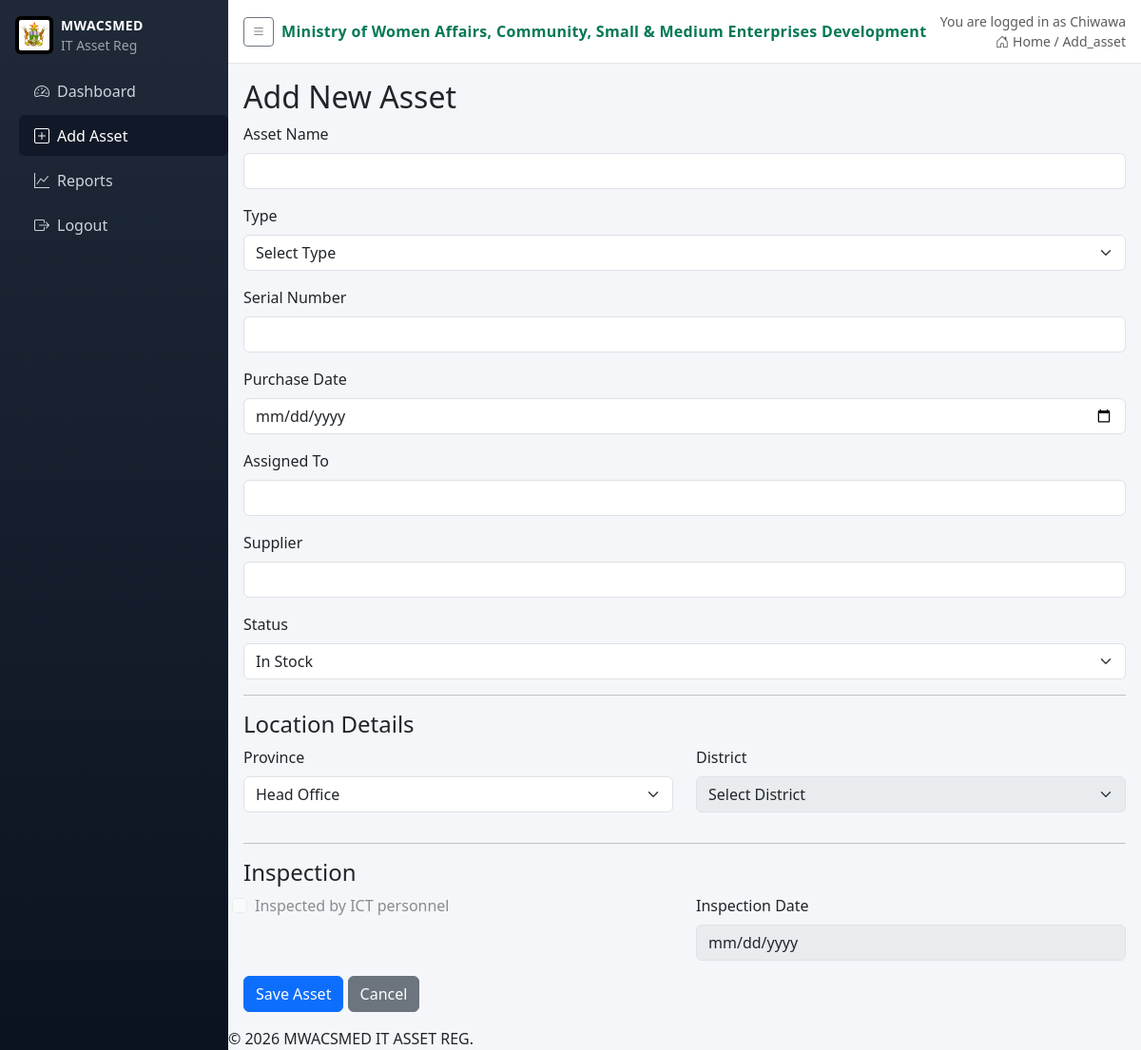
Page /add (signed in) on the committed database.
### app.py (models this page shows)
class User(db.Model):
    id = db.Column(db.Integer, primary_key=True)
    username = db.Column(db.String(80), unique=True, nullable=False)
    password_hash = db.Column(db.String(200), nullable=False)
    role = db.Column(db.String(20), nullable=False)
    province = db.Column(db.String(100), nullable=True)  # 'Head Office' or specific province
    district = db.Column(db.String(100), nullable=True)
    active = db.Column(db.Boolean, default=True, nullable=False)
    email = db.Column(db.String(120), nullable=True)

### app.py (the view, shortened to what this page needs)
@app.route('/add', methods=['GET', 'POST'])
@login_required
def add_asset():
    if not has_asset_edit_rights():
        flash('Access denied', 'danger')
        return redirect(url_for('index'))
    return render_template('add_asset.html')

### app.py (called while the page is built)
def login_required(f):
    @wraps(f)
    def wrapper(*args, **kwargs):
        if not session.get('user_id'):
            return redirect(url_for('login'))
        return f(*args, **kwargs)
    return wrapper

def current_user():
    uid = session.get('user_id')
    if not uid:
        return None
    return User.query.get(uid)

def has_asset_edit_rights():
    u = current_user()
    if not u:
        return False
    if u.role == 'IT':
        return True
    return u.role in ['Admin', 'AdminProvince', 'AdminDistrict']

@app.context_processor
def inject_user():
    return {
        'current_user': current_user(),
        'current_role': (current_user().role if current_user() else None),
        'ministry_name': app.config.get('MINISTRY_NAME'),
        'logo_url': app.config.get('LOGO_STATIC_PATH')
    }

### templates/add_asset.html (shortened to what this page needs)
{% extends 'base.html' %}
{% block content %}
<h2>Add New Asset</h2>
<form method="POST" enctype="multipart/form-data">
    <div class="mb-3">
        <label for="name" class="form-label">Asset Name</label>
        <input type="text" class="form-control" id="name" name="name" required>
    </div>
    <div class="mb-3">
        <label for="type" class="form-label">Type</label>
        <select class="form-select" id="type" name="type" required onchange="toggleHealthSection()">
            <option value="">Select Type</option>
        </select>
    </div>
    <div class="mb-3">
        <label for="serial_number" class="form-label">Serial Number</label>
        <input type="text" class="form-control" id="serial_number" name="serial_number" required>
    </div>
    <div class="mb-3">
        <label for="purchase_date" class="form-label">Purchase Date</label>
        <input type="date" class="form-control" id="purchase_date" name="purchase_date" required>
    </div>
    <div class="mb-3">
        <label for="assigned_to" class="form-label">Assigned To</label>
        <input type="text" class="form-control" id="assigned_to" name="assigned_to">
    </div>
    <div class="mb-3">
        <label for="supplier" class="form-label">Supplier</label>
        <input type="text" class="form-control" id="supplier" name="supplier">
    </div>
    <div class="mb-3">
        <label for="status" class="form-label">Status</label>
        <select class="form-select" id="status" name="status" required>
            <option value="In Stock">In Stock</option>
        </select>
    </div>
    <hr>
    <h4>Location Details</h4>
    <div class="row">
        <div class="col-md-6 mb-3">
            <label for="province" class="form-label">Province</label>
            <select class="form-select" id="province" name="province" onchange="updateDistricts()" required {% if current_role != 'IT' and current_user and current_user.province != 'Head Office' %}disabled{% endif %}>
                {% if current_role == 'IT' or (current_user and current_user.province == 'Head Office') %}
                <option value="Head Office">Head Office</option>
                {% else %}
                <option value="{{ current_user.province }}" selected>{{ current_user.province }}</option>
                {% endif %}
            </select>
        </div>
        <div class="col-md-6 mb-3">
            <label for="district" class="form-label">District</label>
            <select class="form-select" id="district" name="district" {% if current_user and current_user.district %}disabled{% endif %}>
                <option value="">Select District</option>
            </select>
        </div>
    </div>
    <hr>
    <h4>Inspection</h4>
    <div class="row">
        <div class="col-md-6 mb-3 form-check">
            <input type="checkbox" class="form-check-input" id="inspected_by_ict" name="inspected_by_ict" {% if current_role != 'IT' %}disabled{% endif %}>
            <label class="form-check-label" for="inspected_by_ict">Inspected by ICT personnel</label>
        </div>
        <div class="col-md-6 mb-3">
            <label for="inspection_date" class="form-label">Inspection Date</label>
            <input type="date" class="form-control" id="inspection_date" name="inspection_date" {% if current_role != 'IT' %}disabled{% endif %}>
        </div>
    </div>
    <button type="submit" class="btn btn-primary">Save Asset</button>
    <a href="{{ url_for('index') }}" class="btn btn-secondary">Cancel</a>
</form>
{% endblock %}

### templates/base.html (shortened to what this page needs)
<!doctype html>
<html lang="en">
  <head>
    <link href="https://cdn.jsdelivr.net/npm/bootstrap@5.3.0/dist/css/bootstrap.min.css" rel="stylesheet">
    <link rel="stylesheet" href="https://cdn.jsdelivr.net/npm/bootstrap-icons@1.11.1/font/bootstrap-icons.css">
  </head>
  <body>
    <aside class="sidebar">
      <div class="brand d-flex align-items-center gap-2">
        {% if logo_url %}
        <img class="brand-logo" src="{{ logo_url }}" alt="" onerror="this.remove()">
        {% endif %}
        <div>
          <div class="brand-title">MWACSMED</div>
          <div class="brand-sub small">IT Asset Reg</div>
        </div>
      </div>
      <nav class="nav flex-column">
        <a class="nav-link {% if request.endpoint=='index' %}active{% endif %}" href="{{ url_for('index') }}"><i class="bi bi-speedometer2 me-2"></i>Dashboard</a>
        <a class="nav-link {% if request.endpoint=='add_asset' %}active{% endif %}" href="{{ url_for('add_asset') }}"><i class="bi bi-plus-square me-2"></i>Add Asset</a>
        <a class="nav-link {% if request.endpoint=='reports' %}active{% endif %}" href="{{ url_for('reports') }}"><i class="bi bi-graph-up me-2"></i>Reports</a>
        {% if current_user %}
        <a class="nav-link" href="{{ url_for('logout') }}"><i class="bi bi-box-arrow-right me-2"></i>Logout</a>
        {% else %}
        <a class="nav-link {% if request.endpoint=='login' %}active{% endif %}" href="{{ url_for('login') }}"><i class="bi bi-box-arrow-in-right me-2"></i>Login</a>
        {% endif %}
      </nav>
    </aside>
    <div class="main">
      <div class="topbar d-flex justify-content-between align-items-center">
        <div class="d-flex align-items-center gap-2">
          <button class="btn btn-outline-secondary btn-sm" id="sidebarToggle"><i class="bi bi-list"></i></button>
          <div class="ministry">{{ ministry_name }}</div>
        </div>
        <div class="text-muted small text-end">
          {% if current_user %}
          <div>You are logged in as {{ current_user.username }}</div>
          {% endif %}
          <div><i class="bi bi-house-door me-1"></i>Home / {{ request.endpoint|capitalize }}</div>
        </div>
      </div>
      <div class="content">
      {% block content %}{% endblock %}
      </div>
      <div class="footer-copy">© 2026 MWACSMED IT ASSET REG.</div>
    </div>
  </body>
</html>

### templates/base.html (style rules this page uses)
body { background: #f4f6f9; }
.sidebar { position: fixed; top: 0; left: 0; bottom: 0; width: 240px; background: linear-gradient(180deg,#1f2937 0%, #0b1321 100%); color: #cbd5e1; padding-top: 1rem; }
.sidebar .brand { color: #fff; padding: 0 1rem; margin-bottom: 1rem; }
.brand-logo { height: 40px; width: 40px; object-fit: contain; display: inline-block; background: #000; border-radius: 6px; padding: 4px; }
.brand-title { font-weight: 700; font-size: 14px; letter-spacing: .4px; }
.brand-sub { color: #9ca3af; }
.sidebar .nav-link { color: #cbd5e1; padding: .6rem 1rem; border-radius: .375rem; display: block; }
.sidebar .nav-link.active, .sidebar .nav-link:hover { background: #111827; color: #fff; }
.sidebar nav { padding-left: 1.25rem; margin-top: .5rem; }
.sidebar .nav-link { margin-bottom: .25rem; }
.main { margin-left: 240px; transition: margin-left .2s ease; min-height: 100vh; }
.topbar { background: #ffffff; border-bottom: 1px solid #e5e7eb; padding: .75rem 1rem; }
.ministry { font-weight: 700; color: #047857; letter-spacing: .3px; }
.content { padding: 1rem; max-width: 1400px; margin: 0 auto; }

### rows in the picture
User: username "Chiwawa", province "Head Office", district "Select District"

### other values in the picture
{{ ministry_name }} "Ministry of Women Affairs, Community, Small & Medium Enterprises Development"
{{ request.endpoint|capitalize }} "Add_asset"
